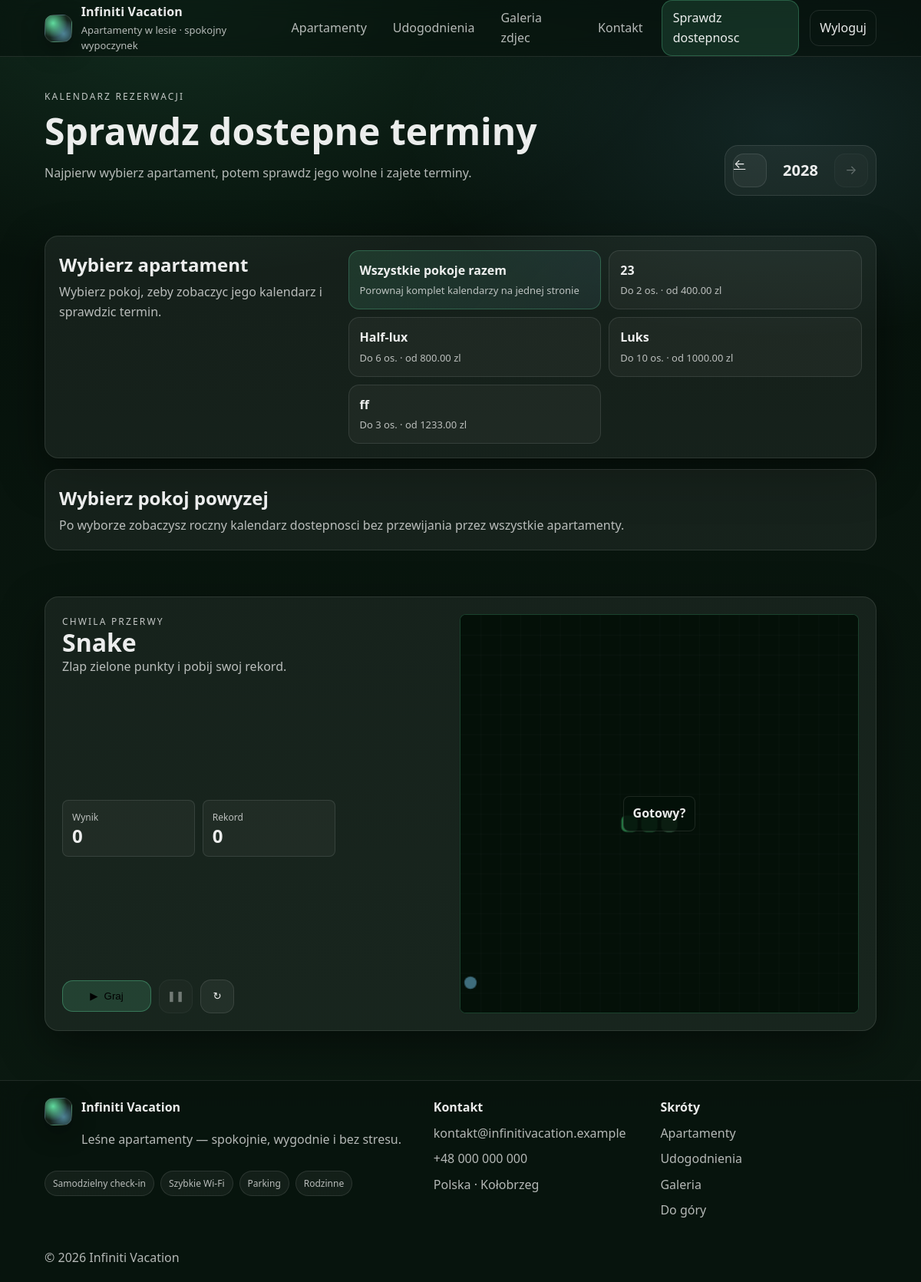
The page /website/availability/?year=2028 (signed in) on the database its author committed.
### infiniti_vacation/models.py (models this page shows, shortened)
class Apartment(models.Model):
    name = models.CharField(_("Name"), max_length=120)
    slug = models.SlugField(_("Slug"), max_length=140, unique=True)
    short_description = models.CharField(
        _("Short description"), max_length=220, blank=True
    )
    description = models.TextField(_("Description"), blank=True)
    guests_max = models.PositiveSmallIntegerField(_("Max guests"), default=2)
    beds = models.PositiveSmallIntegerField(_("Beds"), default=1)
    has_kitchen = models.BooleanField(_("Kitchen"), default=False)
    has_terrace = models.BooleanField(_("Terrace"), default=False)
    forest_view = models.BooleanField(_("Forest view"), default=True)
    price_per_night_pln = models.DecimalField(
        _("Price per night (PLN)"), max_digits=8, decimal_places=2
    )
    cover_image_path = models.CharField(
        _("Cover image path"),
        max_length=255,
        blank=True,
        help_text=_(
            "Example: infinitivacation/img/apt-1.jpg or static path: "
            "infiniti_vacation/img/slide-1.jpg"
        ),
    )
    is_active = models.BooleanField(_("Active"), default=True)
    created_at = models.DateTimeField(_("Created at"), auto_now_add=True)
    updated_at = models.DateTimeField(_("Updated at"), auto_now=True)
    class Meta:
        verbose_name = _("Apartment")
        verbose_name_plural = _("Apartments")
        ordering = ["name"]
        indexes = [
            models.Index(fields=["is_active"]),
            models.Index(fields=["slug"]),
        ]

### infiniti_vacation/views.py (the view, shortened to what this page needs)
# urls.py: path("availability/", availability, name="availability"),
@login_required(login_url="infiniti_vacation:website_login")
def availability(request):
    current_year = timezone.localdate().year
    raw_year = request.GET.get("year")
    try:
        year = int(raw_year) if raw_year else current_year
    except (TypeError, ValueError):
        year = current_year
    year = max(current_year - 1, min(current_year + 2, year))
    year_start = date(year, 1, 1)
    year_end = date(year + 1, 1, 1)
    apartments = list(Apartment.objects.filter(is_active=True).order_by("name"))
    selected_slug = request.GET.get("room")
    view_all_rooms = request.GET.get("view") == "all"
    selected_apartment = next(
        (apartment for apartment in apartments if apartment.slug == selected_slug),
        None,
    )
    if view_all_rooms:
        selected_apartment = None
    selected_room_query = ""
    if view_all_rooms:
        selected_room_query = "&view=all"
    elif selected_apartment:
        selected_room_query = f"&room={selected_apartment.slug}"
    booking_filter = {"apartment__in": apartments} if view_all_rooms else {"apartment": selected_apartment}
    bookings = (
        Booking.objects.select_related("apartment")
        .filter(
            **booking_filter,
            start_date__lt=year_end,
            end_date__gt=year_start,
        )
        .exclude(status=Booking.Status.CANCELLED)
        .order_by("start_date")
    )
    price_ranges = (
        ApartmentPrice.objects.select_related("apartment")
        .filter(
            **booking_filter,
            start_date__lt=year_end,
            end_date__gte=year_start,
        )
        .order_by("start_date")
    )
    check_in = _parse_date(request.GET.get("check_in"))
    check_out = _parse_date(request.GET.get("check_out"))
    range_error = ""
    availability_result = None
    availability_results = []
    selected_calendar = None
    calendars = []
    return render(
        request,
        "infiniti_vacation/availability.html",
        {
            "year": year,
            "current_year": current_year,
            "previous_year": year - 1,
            "next_year": year + 1,
            "can_show_previous_year": year > current_year - 1,
            "can_show_next_year": year < current_year + 2,
            "selected_room_query": selected_room_query,
            "view_all_rooms": view_all_rooms,
            "apartments": apartments,
            "selected_apartment": selected_apartment,
            "calendar": selected_calendar,
            "calendars": calendars,
            "check_in": check_in,
            "check_out": check_out,
            "range_error": range_error,
            "availability_result": availability_result,
            "availability_results": availability_results,
        },
    )

### infiniti_vacation/views.py (called while the page is built)
def _parse_date(value):
    if not value:
        return None
    try:
        return date.fromisoformat(value)
    except ValueError:
        return None

### infiniti_vacation/templates/infiniti_vacation/availability.html (shortened to what this page needs)
{% load static %}
<!doctype html>
<html lang="pl">
<head>
  <link rel="stylesheet" href="{% static 'infiniti_vacation/css/site.css' %}?v=availability-5">
  <link rel="stylesheet" href="{% static 'infiniti_vacation/css/snake-game.css' %}?v=1">
</head>
<body>
  {% include "infiniti_vacation/partials/header.html" %}
  <main id="main" class="availability-page">
    <section class="section availability-hero">
      <div class="container availability-hero-inner">
        <div>
          <p class="hero-kicker">Kalendarz rezerwacji</p>
          <h1>Sprawdz dostepne terminy</h1>
          <p class="muted">Najpierw wybierz apartament, potem sprawdz jego wolne i zajete terminy.</p>
        </div>
        <div class="year-switcher" aria-label="Wybierz rok">
          {% if can_show_previous_year %}
            <a class="icon-btn" href="{% url 'infiniti_vacation:availability' %}?year={{ previous_year }}{{ selected_room_query }}" aria-label="Poprzedni rok">&larr;</a>
          {% else %}
            <span class="icon-btn is-disabled" aria-hidden="true">&larr;</span>
          {% endif %}
          <strong>{{ year }}</strong>
          {% if can_show_next_year %}
            <a class="icon-btn" href="{% url 'infiniti_vacation:availability' %}?year={{ next_year }}{{ selected_room_query }}" aria-label="Nastepny rok">&rarr;</a>
          {% else %}
            <span class="icon-btn is-disabled" aria-hidden="true">&rarr;</span>
          {% endif %}
        </div>
      </div>
    </section>
    <section class="section">
      <div class="container">
        <div class="room-picker card" aria-label="Wybierz apartament">
          <div class="room-picker-copy">
            <h2>Wybierz apartament</h2>
            <p class="muted">
              {% if view_all_rooms %}
                Pokazujesz wszystkie pokoje razem.
              {% elif selected_apartment %}
                Kalendarz ponizej pokazuje tylko wybrany pokoj.
              {% else %}
                Wybierz pokoj, zeby zobaczyc jego kalendarz i sprawdzic termin.
              {% endif %}
            </p>
          </div>
          <div class="room-picker-list">
            <a
              class="room-picker-item room-picker-all{% if view_all_rooms %} is-selected{% endif %}"
              href="{% url 'infiniti_vacation:availability' %}?year={{ year }}&view=all"
            >
              <strong>Wszystkie pokoje razem</strong>
              <span>Porownaj komplet kalendarzy na jednej stronie</span>
            </a>
            {% for apartment in apartments %}
              <a
                class="room-picker-item{% if selected_apartment and apartment.pk == selected_apartment.pk %} is-selected{% endif %}"
                href="{% url 'infiniti_vacation:availability' %}?year={{ year }}&room={{ apartment.slug }}"
              >
                <strong>{{ apartment.name }}</strong>
                <span>Do {{ apartment.guests_max }} os. &middot; od {{ apartment.price_per_night_pln }} zl</span>
              </a>
            {% empty %}
              <p class="muted">Brak aktywnych apartamentow do wyboru.</p>
            {% endfor %}
          </div>
        </div>
        {% if apartments and not selected_apartment and not view_all_rooms %}
          <div class="room-empty-state card">
            <h2>Wybierz pokoj powyzej</h2>
            <p class="muted">Po wyborze zobaczysz roczny kalendarz dostepnosci bez przewijania przez wszystkie apartamenty.</p>
          </div>
        {% endif %}
      </div>
    </section>
    {% include "infiniti_vacation/partials/snake_game.html" %}
  </main>
  {% include "infiniti_vacation/partials/footer.html" %}
</body>
</html>

### infiniti_vacation/static/infiniti_vacation/css/site.css (style rules this page uses)
html { scroll-behavior: smooth; }
:root { --bg0: #06110b; --bg1: #0b1a11; --card: rgba(255,255,255,.06); --card2: rgba(255,255,255,.10); --line: rgba(255,255,255,.10); --text: rgba(255,255,255,.92); --muted: rgba(255,255,255,.70); --accent: #69f0ae; --accent2: #7dd3fc; --good: #86efac; --shadow: 0 20px 60px rgba(0,0,0,.45); --radius: 18px; --max: 1120px; }
* { box-sizing:border-box }
html,body { height:100% }
body { margin:0; color:var(--text); font: 16px/1.6 ui-sans-serif, system-ui, -apple-system, Segoe UI, Roboto, Arial; background: radial-gradient(1100px 600px at 20% 0%, rgba(105,240,174,.12), transparent 60%), radial-gradient(900px 500px at 85% 10%, rgba(125,211,252,.10), transparent 55%), linear-gradient(180deg, var(--bg0), var(--bg1)); }
a { color:inherit }
.container { max-width:var(--max); margin:0 auto; padding:0 18px }
h1 { font-size: clamp(34px, 4vw, 54px); line-height:1.08; margin:0 0 12px; }
.card { border-radius: var(--radius); background: var(--card); border: 1px solid var(--line); box-shadow: var(--shadow); }
.section { padding:26px 0 }
.muted { color:var(--muted) }
.hero-kicker { margin: 0 0 10px; letter-spacing: .18em; text-transform: uppercase; font-size: 12px; color: rgba(255,255,255,.75); }
.icon-btn { width:44px; height:44px; border-radius:14px; border:1px solid var(--line); background: rgba(255,255,255,.05); color: var(--text); cursor:pointer; }
.availability-page { min-height: calc(100vh - 68px); }
.availability-hero { padding-top: 42px; }
.availability-hero-inner { display:flex; align-items:flex-end; justify-content:space-between; gap: 18px; }
.availability-hero h1 { margin: 0 0 8px; }
.year-switcher { display:flex; align-items:center; gap: 12px; padding: 10px; border-radius: 18px; border: 1px solid var(--line); background: rgba(255,255,255,.05); }
.year-switcher strong { min-width: 64px; text-align:center; font-size: 20px; }
.icon-btn.is-disabled { opacity: .35; cursor: default; display:inline-flex; align-items:center; justify-content:center; }
.room-picker { display:grid; grid-template-columns: minmax(220px, .7fr) minmax(0, 1.3fr); gap: 16px; align-items:start; padding: 18px; }
.room-picker h2, .room-picker p { margin: 0; }
.room-picker h2 { margin-bottom: 4px; }
.room-picker-list { display:grid; grid-template-columns: repeat(2, minmax(0, 1fr)); gap: 10px; }
.room-picker-item { display:flex; flex-direction:column; gap: 3px; min-width: 0; padding: 13px 14px; border-radius: 14px; text-decoration:none; border: 1px solid var(--line); background: rgba(255,255,255,.04); }
.room-picker-all { background: linear-gradient(135deg, rgba(105,240,174,.12), rgba(125,211,252,.08)); border-color: rgba(105,240,174,.24); }
.room-picker-item span { color: var(--muted); font-size: 13px; }
.room-empty-state { margin-top: 14px; padding: 18px; box-shadow:none; }
.room-empty-state h2, .room-empty-state p { margin: 0; }
.room-empty-state h2 { margin-bottom: 4px; }

### rows shown on the page
Apartment: name "23", guests_max "2", price_per_night_pln "400.00"
Apartment: name "Half-lux", guests_max "6", price_per_night_pln "800.00"
Apartment: name "Luks", guests_max "10", price_per_night_pln "1000.00"
Apartment: name "ff", guests_max "3", price_per_night_pln "1233.00"

### other values the page prints
{{ year }} "2028"
